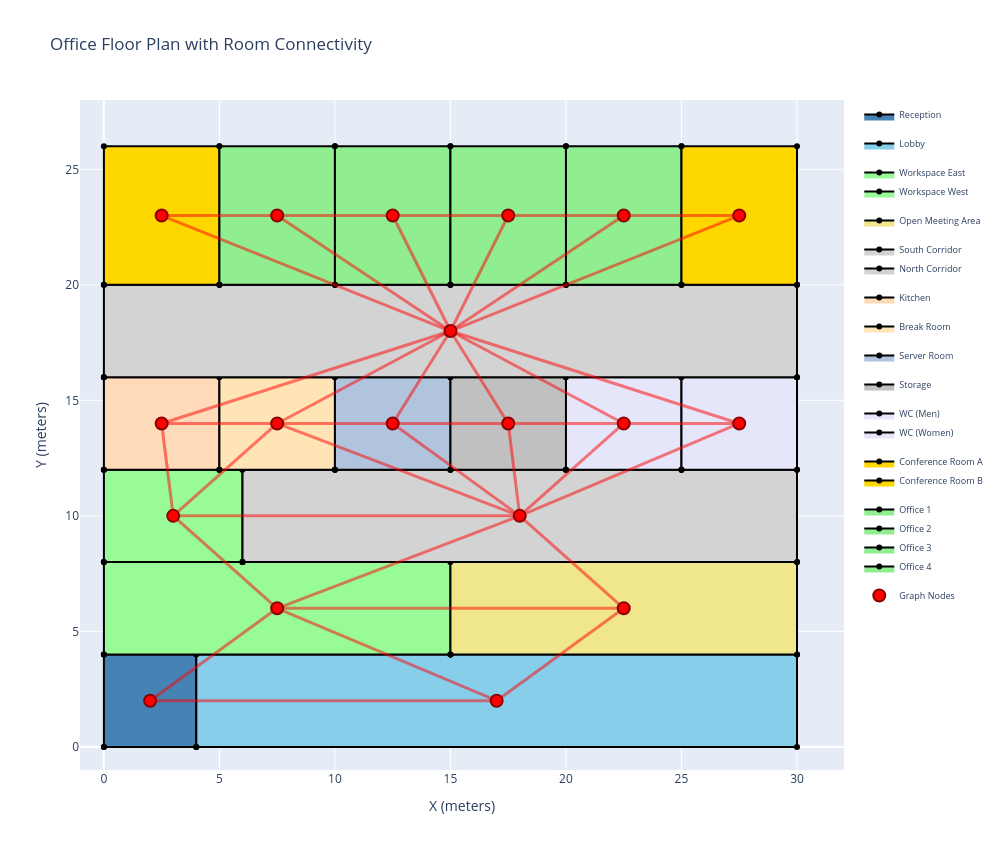

Notebook code for this chart:
### Markdown cell above
## 5. 2D Floor Plan Visualization

### Code cell
def visualize_2d_floorplan(cellcomplex, graph, room_names, room_colors, show_graph=True):
    """Create a 2D top-down view of the floorplan"""
    fig = go.Figure()
    
    cells = cellcomplex.Cells()
    
    # Draw rooms
    for i, cell in enumerate(cells):
        faces = cell.Faces()
        for face in faces:
            vertices = face.Vertices()
            coords = [v.Coordinates() for v in vertices]
            z_coords = [c[2] for c in coords]
            # Find bottom face (z ≈ 0)
            if all(abs(z) < 0.01 for z in z_coords):
                x = [c[0] for c in coords] + [coords[0][0]]
                y = [c[1] for c in coords] + [coords[0][1]]
                
                fig.add_trace(go.Scatter(
                    x=x, y=y,
                    fill='toself',
                    fillcolor=room_colors[i],
                    line=dict(color='black', width=2),
                    name=room_names[i],
                    hoverinfo='name',
                    legendgroup=room_types[i],
                    showlegend=True
                ))
                break
    
    if show_graph:
        # Draw graph edges
        graph_edges = graph.Edges()
        for edge in graph_edges:
            edge_verts = edge.Vertices()
            if len(edge_verts) == 2:
                p1 = edge_verts[0].Coordinates()
                p2 = edge_verts[1].Coordinates()
                fig.add_trace(go.Scatter(
                    x=[p1[0], p2[0]],
                    y=[p1[1], p2[1]],
                    mode='lines',
                    line=dict(color='rgba(255,0,0,0.5)', width=3),
                    showlegend=False,
                    hoverinfo='skip'
                ))
        
        # Draw graph vertices
        graph_vertices = graph.Vertices()
        vertex_coords = [v.Coordinates() for v in graph_vertices]
        x = [c[0] for c in vertex_coords]
        y = [c[1] for c in vertex_coords]
        
        fig.add_trace(go.Scatter(
            x=x, y=y,
            mode='markers',
            marker=dict(size=12, color='red', line=dict(color='darkred', width=2)),
            name='Graph Nodes',
            hovertext=room_names,
            hoverinfo='text'
        ))
    
    fig.update_layout(
        title='Office Floor Plan with Room Connectivity',
        xaxis=dict(title='X (meters)', scaleanchor='y', scaleratio=1, range=[-1, 32]),
        yaxis=dict(title='Y (meters)', range=[-1, 28]),
        width=1000,
        height=850,
        showlegend=True,
        legend=dict(x=1.02, y=1, font=dict(size=9))
    )
    
    return fig

fig_2d = visualize_2d_floorplan(floorplan, graph, room_names, room_colors)
fig_2d.show()

### Figure 1 — Plotly figure (JSON) as saved in the notebook; plotly's stock layout.template omitted (floating-point values rounded to 4 significant figures)
{"data": [{"fill": "toself", "fillcolor": "#4682B4", "hoverinfo": "name", "legendgroup": "reception", "line": {"color": "black", "width": 2}, "name": "Reception", "showlegend": true, "type": "scatter", "x": [0, 0, 4, 4, 0], "y": [0, 4, 4, 0, 0]}, {"fill": "toself", "fillcolor": "#87CEEB", "hoverinfo": "name", "legendgroup": "lobby", "line": {"color": "black", "width": 2}, "name": "Lobby", "showlegend": true, "type": "scatter", "x": [4, 4, 30, 30, 4], "y": [0, 4, 4, 0, 0]}, {"fill": "toself", "fillcolor": "#98FB98", "hoverinfo": "name", "legendgroup": "workspace", "line": {"color": "black", "width": 2}, "name": "Workspace East", "showlegend": true, "type": "scatter", "x": [0, 0, 15, 15, 0], "y": [4, 8, 8, 4, 4]}, {"fill": "toself", "fillcolor": "#F0E68C", "hoverinfo": "name", "legendgroup": "meeting", "line": {"color": "black", "width": 2}, "name": "Open Meeting Area", "showlegend": true, "type": "scatter", "x": [15, 15, 30, 30, 15], "y": [4, 8, 8, 4, 4]}, {"fill": "toself", "fillcolor": "#98FB98", "hoverinfo": "name", "legendgroup": "workspace", "line": {"color": "black", "width": 2}, "name": "Workspace West", "showlegend": true, "type": "scatter", "x": [0, 0, 6, 6, 0], "y": [8, 12, 12, 8, 8]}, {"fill": "toself", "fillcolor": "#D3D3D3", "hoverinfo": "name", "legendgroup": "corridor", "line": {"color": "black", "width": 2}, "name": "South Corridor", "showlegend": true, "type": "scatter", "x": [6, 6, 30, 30, 6], "y": [8, 12, 12, 8, 8]}, {"fill": "toself", "fillcolor": "#FFDAB9", "hoverinfo": "name", "legendgroup": "kitchen", "line": {"color": "black", "width": 2}, "name": "Kitchen", "showlegend": true, "type": "scatter", "x": [0, 0, 5, 5, 0], "y": [12, 16, 16, 12, 12]}, {"fill": "toself", "fillcolor": "#FFE4B5", "hoverinfo": "name", "legendgroup": "break", "line": {"color": "black", "width": 2}, "name": "Break Room", "showlegend": true, "type": "scatter", "x": [5, 5, 10, 10, 5], "y": [12, 16, 16, 12, 12]}, {"fill": "toself", "fillcolor": "#B0C4DE", "hoverinfo": "name", "legendgroup": "server", "line": {"color": "black", "width": 2}, "name": "Server Room", "showlegend": true, "type": "scatter", "x": [10, 10, 15, 15, 10], "y": [12, 16, 16, 12, 12]}, {"fill": "toself", "fillcolor": "#C0C0C0", "hoverinfo": "name", "legendgroup": "storage", "line": {"color": "black", "width": 2}, "name": "Storage", "showlegend": true, "type": "scatter", "x": [15, 15, 20, 20, 15], "y": [12, 16, 16, 12, 12]}, {"fill": "toself", "fillcolor": "#E6E6FA", "hoverinfo": "name", "legendgroup": "restroom", "line": {"color": "black", "width": 2}, "name": "WC (Men)", "showlegend": true, "type": "scatter", "x": [20, 20, 25, 25, 20], "y": [12, 16, 16, 12, 12]}, {"fill": "toself", "fillcolor": "#E6E6FA", "hoverinfo": "name", "legendgroup": "restroom", "line": {"color": "black", "width": 2}, "name": "WC (Women)", "showlegend": true, "type": "scatter", "x": [25, 25, 30, 30, 25], "y": [12, 16, 16, 12, 12]}, {"fill": "toself", "fillcolor": "#D3D3D3", "hoverinfo": "name", "legendgroup": "corridor", "line": {"color": "black", "width": 2}, "name": "North Corridor", "showlegend": true, "type": "scatter", "x": [0, 0, 30, 30, 0], "y": [16, 20, 20, 16, 16]}, {"fill": "toself", "fillcolor": "#FFD700", "hoverinfo": "name", "legendgroup": "conference", "line": {"color": "black", "width": 2}, "name": "Conference Room A", "showlegend": true, "type": "scatter", "x": [0, 0, 5, 5, 0], "y": [20, 26, 26, 20, 20]}, {"fill": "toself", "fillcolor": "#90EE90", "hoverinfo": "name", "legendgroup": "office", "line": {"color": "black", "width": 2}, "name": "Office 1", "showlegend": true, "type": "scatter", "x": [5, 5, 10, 10, 5], "y": [20, 26, 26, 20, 20]}, {"fill": "toself", "fillcolor": "#90EE90", "hoverinfo": "name", "legendgroup": "office", "line": {"color": "black", "width": 2}, "name": "Office 2", "showlegend": true, "type": "scatter", "x": [10, 10, 15, 15, 10], "y": [20, 26, 26, 20, 20]}, {"fill": "toself", "fillcolor": "#90EE90", "hoverinfo": "name", "legendgroup": "office", "line": {"color": "black", "width": 2}, "name": "Office 3", "showlegend": true, "type": "scatter", "x": [15, 15, 20, 20, 15], "y": [20, 26, 26, 20, 20]}, {"fill": "toself", "fillcolor": "#90EE90", "hoverinfo": "name", "legendgroup": "office", "line": {"color": "black", "width": 2}, "name": "Office 4", "showlegend": true, "type": "scatter", "x": [20, 20, 25, 25, 20], "y": [20, 26, 26, 20, 20]}, {"fill": "toself", "fillcolor": "#FFD700", "hoverinfo": "name", "legendgroup": "conference", "line": {"color": "black", "width": 2}, "name": "Conference Room B", "showlegend": true, "type": "scatter", "x": [25, 25, 30, 30, 25], "y": [20, 26, 26, 20, 20]}, {"hoverinfo": "skip", "line": {"color": "rgba(255,0,0,0.5)", "width": 3}, "mode": "lines", "showlegend": false, "type": "scatter", "x": [2, 17], "y": [2, 2]}, {"hoverinfo": "skip", "line": {"color": "rgba(255,0,0,0.5)", "width": 3}, "mode": "lines", "showlegend": false, "type": "scatter", "x": [2, 7.5], "y": [2, 6]}, {"hoverinfo": "skip", "line": {"color": "rgba(255,0,0,0.5)", "width": 3}, "mode": "lines", "showlegend": false, "type": "scatter", "x": [17, 7.5], "y": [2, 6]}, {"hoverinfo": "skip", "line": {"color": "rgba(255,0,0,0.5)", "width": 3}, "mode": "lines", "showlegend": false, "type": "scatter", "x": [17, 22.5], "y": [2, 6]}, {"hoverinfo": "skip", "line": {"color": "rgba(255,0,0,0.5)", "width": 3}, "mode": "lines", "showlegend": false, "type": "scatter", "x": [7.5, 22.5], "y": [6, 6]}, {"hoverinfo": "skip", "line": {"color": "rgba(255,0,0,0.5)", "width": 3}, "mode": "lines", "showlegend": false, "type": "scatter", "x": [7.5, 3], "y": [6, 10]}, {"hoverinfo": "skip", "line": {"color": "rgba(255,0,0,0.5)", "width": 3}, "mode": "lines", "showlegend": false, "type": "scatter", "x": [7.5, 18], "y": [6, 10]}, {"hoverinfo": "skip", "line": {"color": "rgba(255,0,0,0.5)", "width": 3}, "mode": "lines", "showlegend": false, "type": "scatter", "x": [22.5, 18], "y": [6, 10]}, {"hoverinfo": "skip", "line": {"color": "rgba(255,0,0,0.5)", "width": 3}, "mode": "lines", "showlegend": false, "type": "scatter", "x": [3, 18], "y": [10, 10]}, {"hoverinfo": "skip", "line": {"color": "rgba(255,0,0,0.5)", "width": 3}, "mode": "lines", "showlegend": false, "type": "scatter", "x": [3, 2.5], "y": [10, 14]}, {"hoverinfo": "skip", "line": {"color": "rgba(255,0,0,0.5)", "width": 3}, "mode": "lines", "showlegend": false, "type": "scatter", "x": [3, 7.5], "y": [10, 14]}, {"hoverinfo": "skip", "line": {"color": "rgba(255,0,0,0.5)", "width": 3}, "mode": "lines", "showlegend": false, "type": "scatter", "x": [18, 7.5], "y": [10, 14]}, {"hoverinfo": "skip", "line": {"color": "rgba(255,0,0,0.5)", "width": 3}, "mode": "lines", "showlegend": false, "type": "scatter", "x": [18, 12.5], "y": [10, 14]}, {"hoverinfo": "skip", "line": {"color": "rgba(255,0,0,0.5)", "width": 3}, "mode": "lines", "showlegend": false, "type": "scatter", "x": [18, 17.5], "y": [10, 14]}, {"hoverinfo": "skip", "line": {"color": "rgba(255,0,0,0.5)", "width": 3}, "mode": "lines", "showlegend": false, "type": "scatter", "x": [18, 22.5], "y": [10, 14]}, {"hoverinfo": "skip", "line": {"color": "rgba(255,0,0,0.5)", "width": 3}, "mode": "lines", "showlegend": false, "type": "scatter", "x": [18, 27.5], "y": [10, 14]}, {"hoverinfo": "skip", "line": {"color": "rgba(255,0,0,0.5)", "width": 3}, "mode": "lines", "showlegend": false, "type": "scatter", "x": [2.5, 7.5], "y": [14, 14]}, {"hoverinfo": "skip", "line": {"color": "rgba(255,0,0,0.5)", "width": 3}, "mode": "lines", "showlegend": false, "type": "scatter", "x": [2.5, 15], "y": [14, 18]}, {"hoverinfo": "skip", "line": {"color": "rgba(255,0,0,0.5)", "width": 3}, "mode": "lines", "showlegend": false, "type": "scatter", "x": [7.5, 12.5], "y": [14, 14]}, {"hoverinfo": "skip", "line": {"color": "rgba(255,0,0,0.5)", "width": 3}, "mode": "lines", "showlegend": false, "type": "scatter", "x": [7.5, 15], "y": [14, 18]}, {"hoverinfo": "skip", "line": {"color": "rgba(255,0,0,0.5)", "width": 3}, "mode": "lines", "showlegend": false, "type": "scatter", "x": [12.5, 17.5], "y": [14, 14]}, {"hoverinfo": "skip", "line": {"color": "rgba(255,0,0,0.5)", "width": 3}, "mode": "lines", "showlegend": false, "type": "scatter", "x": [12.5, 15], "y": [14, 18]}, {"hoverinfo": "skip", "line": {"color": "rgba(255,0,0,0.5)", "width": 3}, "mode": "lines", "showlegend": false, "type": "scatter", "x": [17.5, 22.5], "y": [14, 14]}, {"hoverinfo": "skip", "line": {"color": "rgba(255,0,0,0.5)", "width": 3}, "mode": "lines", "showlegend": false, "type": "scatter", "x": [17.5, 15], "y": [14, 18]}, {"hoverinfo": "skip", "line": {"color": "rgba(255,0,0,0.5)", "width": 3}, "mode": "lines", "showlegend": false, "type": "scatter", "x": [22.5, 27.5], "y": [14, 14]}, {"hoverinfo": "skip", "line": {"color": "rgba(255,0,0,0.5)", "width": 3}, "mode": "lines", "showlegend": false, "type": "scatter", "x": [22.5, 15], "y": [14, 18]}, {"hoverinfo": "skip", "line": {"color": "rgba(255,0,0,0.5)", "width": 3}, "mode": "lines", "showlegend": false, "type": "scatter", "x": [27.5, 15], "y": [14, 18]}, {"hoverinfo": "skip", "line": {"color": "rgba(255,0,0,0.5)", "width": 3}, "mode": "lines", "showlegend": false, "type": "scatter", "x": [15, 2.5], "y": [18, 23]}, {"hoverinfo": "skip", "line": {"color": "rgba(255,0,0,0.5)", "width": 3}, "mode": "lines", "showlegend": false, "type": "scatter", "x": [15, 7.5], "y": [18, 23]}, {"hoverinfo": "skip", "line": {"color": "rgba(255,0,0,0.5)", "width": 3}, "mode": "lines", "showlegend": false, "type": "scatter", "x": [15, 12.5], "y": [18, 23]}, {"hoverinfo": "skip", "line": {"color": "rgba(255,0,0,0.5)", "width": 3}, "mode": "lines", "showlegend": false, "type": "scatter", "x": [15, 17.5], "y": [18, 23]}, {"hoverinfo": "skip", "line": {"color": "rgba(255,0,0,0.5)", "width": 3}, "mode": "lines", "showlegend": false, "type": "scatter", "x": [15, 22.5], "y": [18, 23]}, {"hoverinfo": "skip", "line": {"color": "rgba(255,0,0,0.5)", "width": 3}, "mode": "lines", "showlegend": false, "type": "scatter", "x": [15, 27.5], "y": [18, 23]}, {"hoverinfo": "skip", "line": {"color": "rgba(255,0,0,0.5)", "width": 3}, "mode": "lines", "showlegend": false, "type": "scatter", "x": [2.5, 7.5], "y": [23, 23]}, {"hoverinfo": "skip", "line": {"color": "rgba(255,0,0,0.5)", "width": 3}, "mode": "lines", "showlegend": false, "type": "scatter", "x": [7.5, 12.5], "y": [23, 23]}, {"hoverinfo": "skip", "line": {"color": "rgba(255,0,0,0.5)", "width": 3}, "mode": "lines", "showlegend": false, "type": "scatter", "x": [12.5, 17.5], "y": [23, 23]}, {"hoverinfo": "skip", "line": {"color": "rgba(255,0,0,0.5)", "width": 3}, "mode": "lines", "showlegend": false, "type": "scatter", "x": [17.5, 22.5], "y": [23, 23]}, {"hoverinfo": "skip", "line": {"color": "rgba(255,0,0,0.5)", "width": 3}, "mode": "lines", "showlegend": false, "type": "scatter", "x": [22.5, 27.5], "y": [23, 23]}, {"hoverinfo": "text", "hovertext": ["Reception", "Lobby", "Workspace East", "Open Meeting Area", "Workspace West", "South Corridor", "Kitchen", "Break Room", "Server Room", "Storage", "WC (Men)", "WC (Women)", "North Corridor", "Conference Room A", "Office 1", "Office 2", "Office 3", "Office 4", "Conference Room B"], "marker": {"color": "red", "line": {"color": "darkred", "width": 2}, "size": 12}, "mode": "markers", "name": "Graph Nodes", "type": "scatter", "x": [2, 17, 7.5, 22.5, 3, 18, 2.5, 7.5, 12.5, 17.5, 22.5, 27.5, 15, 2.5, 7.5, 12.5, 17.5, 22.5, 27.5], "y": [2, 2, 6, 6, 10, 10, 14, 14, 14, 14, 14, 14, 18, 23, 23, 23, 23, 23, 23]}], "layout": {"height": 850, "legend": {"font": {"size": 9}, "x": 1.02, "y": 1}, "showlegend": true, "title": {"text": "Office Floor Plan with Room Connectivity"}, "width": 1000, "xaxis": {"range": [-1, 32], "scaleanchor": "y", "scaleratio": 1, "title": {"text": "X (meters)"}}, "yaxis": {"range": [-1, 28], "title": {"text": "Y (meters)"}}}}
